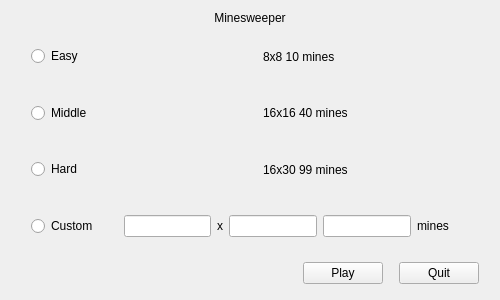
<?xml version="1.0" encoding="UTF-8"?>
<ui version="4.0">
 <class>MinesweeperWelcomeView</class>
 <widget class="QWidget" name="MinesweeperWelcomeView">
  <property name="geometry">
   <rect>
    <x>0</x>
    <y>0</y>
    <width>500</width>
    <height>300</height>
   </rect>
  </property>
  <property name="windowTitle">
   <string>Minesweeper</string>
  </property>
  <layout class="QVBoxLayout" name="verticalLayout_2">
   <item>
    <layout class="QHBoxLayout" name="horizontalLayout_7">
     <item>
      <widget class="QLabel" name="label_2">
       <property name="text">
        <string>Minesweeper</string>
       </property>
       <property name="alignment">
        <set>Qt::AlignCenter</set>
       </property>
      </widget>
     </item>
    </layout>
   </item>
   <item>
    <layout class="QHBoxLayout" name="horizontalLayout_5">
     <item>
      <spacer name="verticalSpacer_2">
       <property name="orientation">
        <enum>Qt::Vertical</enum>
       </property>
       <property name="sizeType">
        <enum>QSizePolicy::MinimumExpanding</enum>
       </property>
       <property name="sizeHint" stdset="0">
        <size>
         <width>20</width>
         <height>40</height>
        </size>
       </property>
      </spacer>
     </item>
     <item>
      <widget class="QRadioButton" name="easyRadioButton">
       <property name="text">
        <string>Easy</string>
       </property>
       <attribute name="buttonGroup">
        <string notr="true">buttonGroup</string>
       </attribute>
      </widget>
     </item>
     <item>
      <widget class="QLabel" name="label_4">
       <property name="text">
        <string>8x8 10 mines</string>
       </property>
      </widget>
     </item>
    </layout>
   </item>
   <item>
    <layout class="QHBoxLayout" name="horizontalLayout_4">
     <item>
      <spacer name="verticalSpacer_3">
       <property name="orientation">
        <enum>Qt::Vertical</enum>
       </property>
       <property name="sizeType">
        <enum>QSizePolicy::MinimumExpanding</enum>
       </property>
       <property name="sizeHint" stdset="0">
        <size>
         <width>20</width>
         <height>40</height>
        </size>
       </property>
      </spacer>
     </item>
     <item>
      <widget class="QRadioButton" name="middleRadioButton">
       <property name="text">
        <string>Middle</string>
       </property>
       <attribute name="buttonGroup">
        <string notr="true">buttonGroup</string>
       </attribute>
      </widget>
     </item>
     <item>
      <widget class="QLabel" name="label_5">
       <property name="text">
        <string>16x16 40 mines</string>
       </property>
      </widget>
     </item>
    </layout>
   </item>
   <item>
    <layout class="QHBoxLayout" name="horizontalLayout_3">
     <item>
      <spacer name="verticalSpacer_4">
       <property name="orientation">
        <enum>Qt::Vertical</enum>
       </property>
       <property name="sizeType">
        <enum>QSizePolicy::MinimumExpanding</enum>
       </property>
       <property name="sizeHint" stdset="0">
        <size>
         <width>20</width>
         <height>40</height>
        </size>
       </property>
      </spacer>
     </item>
     <item>
      <widget class="QRadioButton" name="hardRadioButton">
       <property name="text">
        <string>Hard</string>
       </property>
       <attribute name="buttonGroup">
        <string notr="true">buttonGroup</string>
       </attribute>
      </widget>
     </item>
     <item>
      <widget class="QLabel" name="label_6">
       <property name="text">
        <string>16x30 99 mines</string>
       </property>
      </widget>
     </item>
    </layout>
   </item>
   <item>
    <layout class="QHBoxLayout" name="horizontalLayout">
     <item>
      <spacer name="verticalSpacer_5">
       <property name="orientation">
        <enum>Qt::Vertical</enum>
       </property>
       <property name="sizeType">
        <enum>QSizePolicy::MinimumExpanding</enum>
       </property>
       <property name="sizeHint" stdset="0">
        <size>
         <width>20</width>
         <height>40</height>
        </size>
       </property>
      </spacer>
     </item>
     <item>
      <widget class="QRadioButton" name="customRadioButton">
       <property name="text">
        <string>Custom</string>
       </property>
       <attribute name="buttonGroup">
        <string notr="true">buttonGroup</string>
       </attribute>
      </widget>
     </item>
     <item>
      <spacer name="horizontalSpacer_3">
       <property name="orientation">
        <enum>Qt::Horizontal</enum>
       </property>
       <property name="sizeHint" stdset="0">
        <size>
         <width>40</width>
         <height>20</height>
        </size>
       </property>
      </spacer>
     </item>
     <item>
      <widget class="QLineEdit" name="rowLineEdit">
       <property name="text">
        <string/>
       </property>
      </widget>
     </item>
     <item>
      <widget class="QLabel" name="label">
       <property name="text">
        <string>x</string>
       </property>
      </widget>
     </item>
     <item>
      <widget class="QLineEdit" name="columnLineEdit"/>
     </item>
     <item>
      <widget class="QLineEdit" name="minesLineEdit"/>
     </item>
     <item>
      <widget class="QLabel" name="label_3">
       <property name="text">
        <string>mines</string>
       </property>
      </widget>
     </item>
     <item>
      <spacer name="horizontalSpacer_6">
       <property name="orientation">
        <enum>Qt::Horizontal</enum>
       </property>
       <property name="sizeType">
        <enum>QSizePolicy::Minimum</enum>
       </property>
       <property name="sizeHint" stdset="0">
        <size>
         <width>40</width>
         <height>20</height>
        </size>
       </property>
      </spacer>
     </item>
    </layout>
   </item>
   <item>
    <layout class="QHBoxLayout" name="horizontalLayout_8">
     <item>
      <spacer name="verticalSpacer_6">
       <property name="orientation">
        <enum>Qt::Vertical</enum>
       </property>
       <property name="sizeType">
        <enum>QSizePolicy::Preferred</enum>
       </property>
       <property name="sizeHint" stdset="0">
        <size>
         <width>20</width>
         <height>5</height>
        </size>
       </property>
      </spacer>
     </item>
    </layout>
   </item>
   <item>
    <layout class="QHBoxLayout" name="horizontalLayout_2">
     <item>
      <spacer name="horizontalSpacer">
       <property name="orientation">
        <enum>Qt::Horizontal</enum>
       </property>
       <property name="sizeHint" stdset="0">
        <size>
         <width>40</width>
         <height>20</height>
        </size>
       </property>
      </spacer>
     </item>
     <item>
      <widget class="QPushButton" name="playPushButton">
       <property name="text">
        <string>Play</string>
       </property>
      </widget>
     </item>
     <item>
      <spacer name="horizontalSpacer_7">
       <property name="orientation">
        <enum>Qt::Horizontal</enum>
       </property>
       <property name="sizeType">
        <enum>QSizePolicy::Minimum</enum>
       </property>
       <property name="sizeHint" stdset="0">
        <size>
         <width>10</width>
         <height>20</height>
        </size>
       </property>
      </spacer>
     </item>
     <item>
      <widget class="QPushButton" name="quitPushButton">
       <property name="text">
        <string>Quit</string>
       </property>
      </widget>
     </item>
     <item>
      <spacer name="horizontalSpacer_2">
       <property name="orientation">
        <enum>Qt::Horizontal</enum>
       </property>
       <property name="sizeType">
        <enum>QSizePolicy::Minimum</enum>
       </property>
       <property name="sizeHint" stdset="0">
        <size>
         <width>10</width>
         <height>20</height>
        </size>
       </property>
      </spacer>
     </item>
    </layout>
   </item>
   <item>
    <spacer name="verticalSpacer">
     <property name="orientation">
      <enum>Qt::Vertical</enum>
     </property>
     <property name="sizeType">
      <enum>QSizePolicy::Preferred</enum>
     </property>
     <property name="sizeHint" stdset="0">
      <size>
       <width>0</width>
       <height>5</height>
      </size>
     </property>
    </spacer>
   </item>
  </layout>
 </widget>
 <resources/>
 <connections/>
 <buttongroups>
  <buttongroup name="buttonGroup"/>
 </buttongroups>
</ui>
